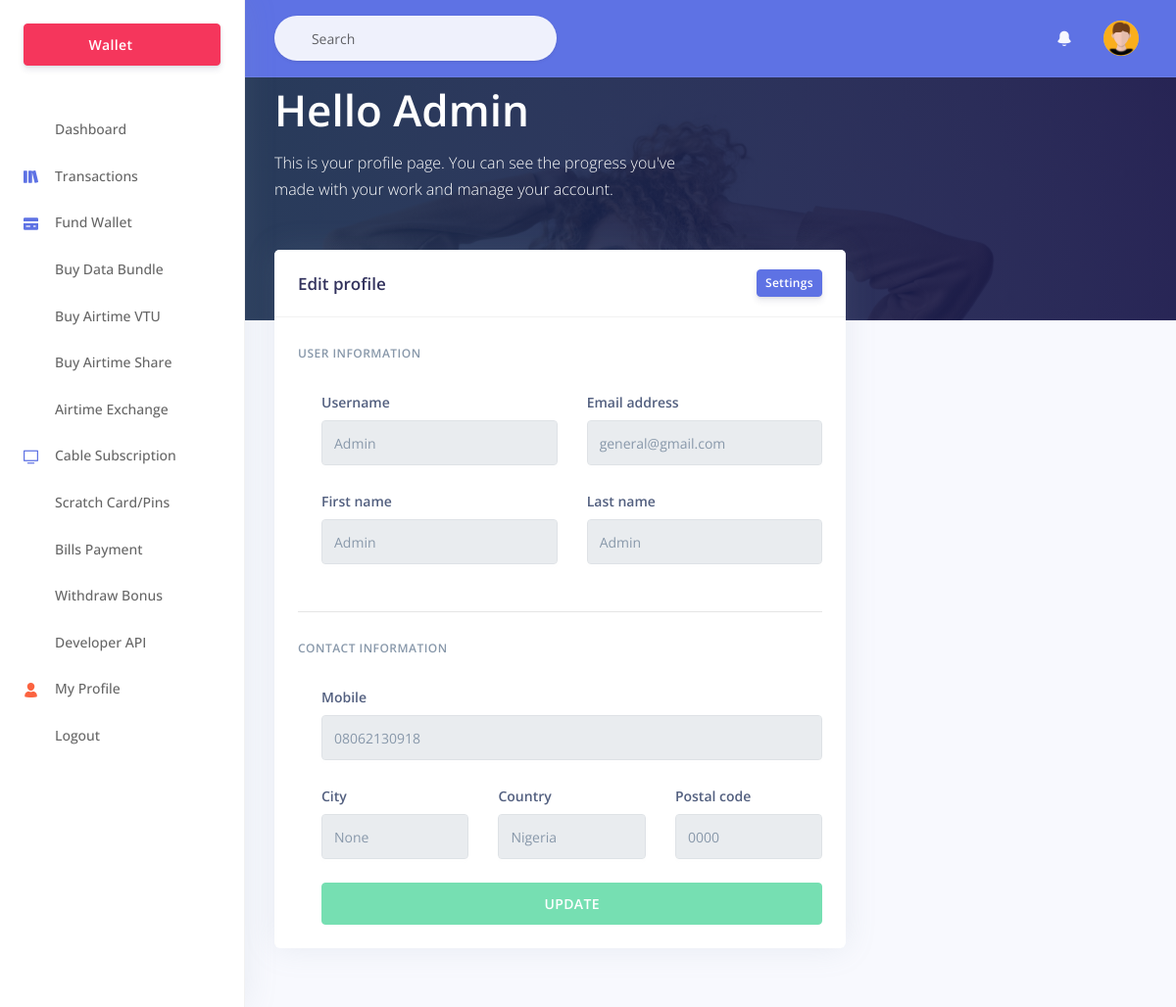
Page /0/profile.php (signed in) on the committed database.
### tables this page shows
CREATE TABLE `users` (
  `id` int(11) NOT NULL,
  `firstname` varchar(255) NOT NULL,
  `lastname` varchar(100) NOT NULL,
  `refcode` varchar(255) NOT NULL,
  `referredby` varchar(255) NOT NULL,
  `mobile` varchar(255) NOT NULL,
  `email` varchar(255) NOT NULL,
  `password` varchar(255) NOT NULL,
  `us_wallets` varchar(255) NOT NULL DEFAULT '0',
  `us_bonus` int(10) NOT NULL,
  `block` varchar(255) NOT NULL DEFAULT '0',
  `sid` varchar(255) DEFAULT '0',
  `report` varchar(200) NOT NULL DEFAULT '0',
  `ceov` varchar(30) NOT NULL,
  `activate` int(10) NOT NULL,
  `LastLogin` varchar(255) DEFAULT '0',
  `emailR` varchar(255) NOT NULL DEFAULT 'general@gmail.com',
  `token` varchar(500) NOT NULL,
  `bank_name` varchar(100) NOT NULL,
  `account_name` varchar(100) NOT NULL,
  `account_number` varchar(100) NOT NULL,
  `gen_bank` varchar(100) NOT NULL,
  `ref` varchar(100) NOT NULL,
  `reg_active` int(1) NOT NULL,
  `reg_date` varchar(100) NOT NULL,
  `wema` varchar(25) NOT NULL,
  `sterling` varchar(25) NOT NULL,
  `monie` varchar(25) NOT NULL
);

### 0/session.php (called while the page is built, shortened)
<?php
require("../config.php");
$ch_ss=mysqli_query($db, "SELECT * FROM users WHERE emailR='".$_SESSION['email']."' AND sid='".$_SESSION['sid']."'");
    if (mysqli_num_rows($ch_ss)<1){
        session_unset();
        session_destroy();
        header("location:login");
    }
    else{
        while ($data=mysqli_fetch_array($ch_ss, MYSQLI_ASSOC)) {
            $email=$data['emailR'];
            $username=$data['email'];
            $mobile=$data['mobile'];
            $first_name=$data['firstname'];
            $last_name=$data['lastname'];
        }
}
?>

### 0/profile.php (the view)
<?php require("header.php"); ?>
<?php require("menu.php"); ?>
<?php require("navbar.php"); ?>
    <div class="header pb-6 d-flex align-items-center" style="min-height: 200px; background-image: url(assets/img/theme/profile-cover.jpg); background-size: cover; background-position: center top;">
      <span class="mask bg-gradient-default opacity-8"></span>
      <div class="container-fluid d-flex align-items-center">
        <div class="row">
          <div class="col-lg-7 col-md-10">
            <h1 class="display-2 text-white">Hello <?php echo $first_name; ?></h1>
            <p class="text-white mt-0 mb-5">This is your profile page. You can see the progress you've made with your work and manage your account.</p>
          </div>
        </div>
      </div>
    </div>
    <div class="container-fluid mt--6">
      <div class="row">
        <div class="col-xl-8 order-xl-1">
          <div class="card">
            <div class="card-header">
              <div class="row align-items-center">
                <div class="col-8">
                  <h3 class="mb-0">Edit profile </h3>
                </div>
                <div class="col-4 text-right">
                  <a href="#" class="btn btn-sm btn-primary">Settings</a>
                </div>
              </div>
            </div>
            <div class="card-body">
              <form action="<?php echo htmlspecialchars($_SERVER["PHP_SELF"]); ?>" method="POST">
                <h6 class="heading-small text-muted mb-4">User information</h6>
                <div class="pl-lg-4">
                  <div class="row">
                    <div class="col-lg-6">
                      <div class="form-group">
                        <label class="form-control-label" for="input-username">Username</label>
                        <input type="text" id="input-username" class="form-control" value="<?php echo $username; ?>" readonly="readonly">
                      </div>
                    </div>
                    <div class="col-lg-6">
                      <div class="form-group">
                        <label class="form-control-label" for="input-email">Email address</label>
                        <input type="email" id="input-email" class="form-control" value="<?php echo $email; ?>" readonly="readonly">
                      </div>
                    </div>
                  </div>
                  <div class="row">
                    <div class="col-lg-6">
                      <div class="form-group">
                        <label class="form-control-label" for="input-first-name">First name</label>
                        <input type="text" id="input-first-name" class="form-control" value="<?php echo $first_name; ?>" readonly="readonly">
                      </div>
                    </div>
                    <div class="col-lg-6">
                      <div class="form-group">
                        <label class="form-control-label" for="input-last-name">Last name</label>
                        <input type="text" id="input-last-name" class="form-control" value="<?php echo $last_name; ?>" readonly="readonly">
                      </div>
                    </div>
                  </div>
                </div>
                <hr class="my-4" />
                <h6 class="heading-small text-muted mb-4">Contact information</h6>
                <div class="pl-lg-4">
                  <div class="row">
                    <div class="col-md-12">
                      <div class="form-group">
                        <label class="form-control-label" for="input-mobile">Mobile</label>
                        <input id="input-mobile" class="form-control" value="<?php echo $mobile; ?>" readonly="readonly">
                      </div>
                    </div>
                  </div>
                  <div class="row">
                    <div class="col-lg-4">
                      <div class="form-group">
                        <label class="form-control-label" for="input-city">City</label>
                        <input type="text" id="input-city" class="form-control" value="None" readonly="readonly">
                      </div>
                    </div>
                    <div class="col-lg-4">
                      <div class="form-group">
                        <label class="form-control-label" for="input-country">Country</label>
                        <input type="text" id="input-country" class="form-control" value="Nigeria" readonly="readonly">
                      </div>
                    </div>
                    <div class="col-lg-4">
                      <div class="form-group">
                        <label class="form-control-label" for="input-country">Postal code</label>
                        <input type="number" id="input-postal-code" class="form-control" value="0000" placeholder="Postal code" readonly="readonly">
                      </div>
                    </div>
                 <div class="col-md-12">
                       <button class="btn btn-success btn-block" disabled="true">UPDATE</button>
                   </div>
                  </div>
                </div>
              </form>
            </div>
          </div>
        </div>
      </div>
<?php require("footer.php"); ?>

### rows in the picture
users: firstname "Admin", email "Admin", emailR "general@gmail.com", lastname "Admin", mobile "08062130918"
